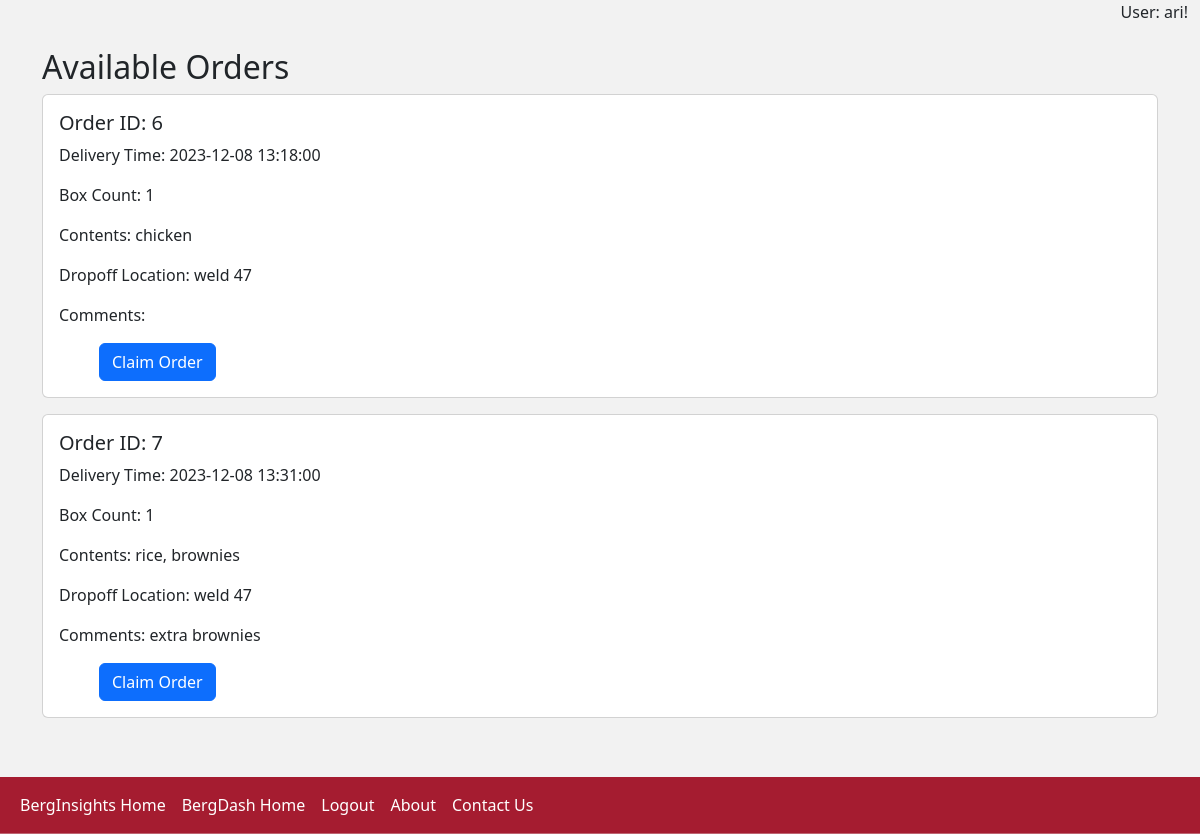
The page /deliver (signed in) on the database as committed earlier.
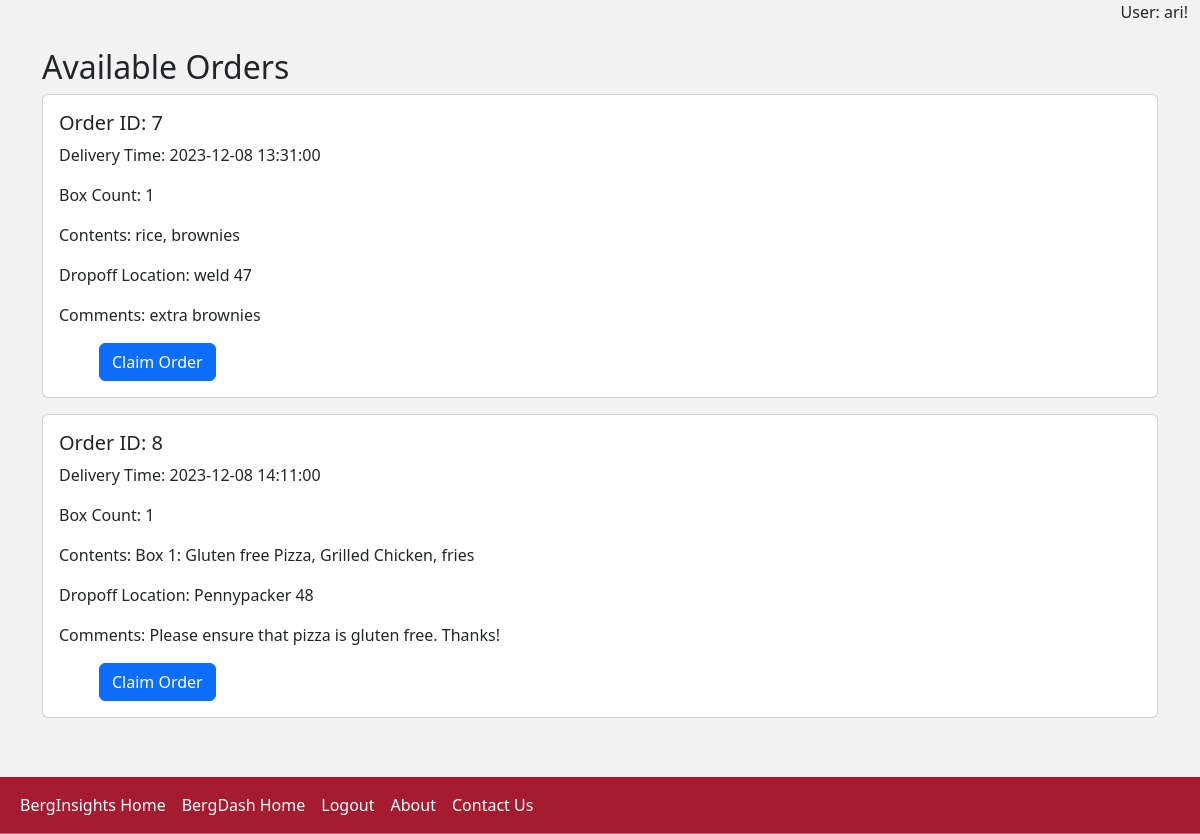
The same page on the database as committed later.
### tables this page shows
CREATE TABLE orders (
    id INTEGER PRIMARY KEY AUTOINCREMENT,
    customer_id INTEGER,
    order_datetime TIMESTAMP DEFAULT CURRENT_TIMESTAMP,
    delivery_datetime TIMESTAMP,
    box_count INTEGER,
    box_contents TEXT,
    dropoff_location TEXT,
    additional_comments TEXT,
    venmo_username TEXT, deliverer_id INTEGER, order_price REAL,
    FOREIGN KEY (customer_id) REFERENCES users(id)
);

### app.py (the view)
@app.route("/deliver")
@login_required
def deliverer():
    conn = get_users_db_connection()
    cur = conn.cursor()
    try:
        orders = cur.execute(
            "SELECT * FROM orders WHERE deliverer_id IS NULL"
        ).fetchall()
    except Exception as e:
        print("SQLite error:", e)
        flash("An error occurred while retrieving orders.", "warning")
        return redirect(url_for("index1"))
    finally:
        cur.close()
        conn.close()
    return render_template("deliverer.html", orders=orders)

### app.py (called while the page is built)
def get_users_db_connection():
    conn = sqlite3.connect("users.db")
    conn.row_factory = sqlite3.Row  # Enables column access by name: row['column_name']
    return conn

def login_required(f):
    @wraps(f)
    def decorated_function(*args, **kwargs):
        if "user_id" not in session:
            flash("You need to be logged in to access this page.", "warning")
            return redirect(url_for("login"))
        return f(*args, **kwargs)
    return decorated_function

@app.after_request
def after_request(response):
    response.headers["Cache-Control"] = "no-cache, no-store, must-revalidate"
    response.headers["Expires"] = 0
    response.headers["Pragma"] = "no-cache"
    return response

@app.context_processor
def inject_username():
    return dict(username=session.get("username", "Guest"))

### templates/deliverer.html (shortened to what this page needs)
{% extends "base.html" %}
{% block content %}
    <div class="container mt-4">
        <h2>Available Orders</h2>
        {% if orders %}
            <div id="orders-container">
                {% for order in orders %}
                    <div class="card mb-3">
                        <div class="card-body">
                            <h5 class="card-title">Order ID: {{ order.id }}</h5>
                            <p class="card-text">Delivery Time: {{ order.delivery_datetime }}</p>
                            <p class="card-text">Box Count: {{ order.box_count }}</p>
                            <p class="card-text">Contents: {{ order.box_contents }}</p>
                            <p class="card-text">Dropoff Location: {{ order.dropoff_location }}</p>
                            <p class="card-text">Comments: {{ order.additional_comments }}</p>
                            <form action="{{ url_for('claim_order', order_id=order.id) }}" method="post">
                                <button type="submit" class="btn btn-primary">Claim Order</button>
                            </form>
                        </div>
                    </div>
                {% endfor %}
            </div>
        {% else %}
            <p>No available orders at the moment.</p>
        {% endif %}
    </div>
{% endblock %}

### templates/base.html (shortened to what this page needs)
<!DOCTYPE html>
<html lang="en">
    <head>
        <link href="https://cdn.jsdelivr.net/npm/bootstrap@5.2.3/dist/css/bootstrap.min.css" rel="stylesheet">
        <link rel="stylesheet" type="text/css" href="{{ url_for('static', filename='styles.css') }}">
    </head>
    <body>
        <div class="container-fluid" style="padding-bottom: 100px;">
            <div class="welcome-message text-end">
                User: {{ username }}!
            </div>
            {% block content %}{% endblock %}
        </div>
<nav class="navbar navbar-expand-lg navbar-light bg-light fixed-bottom">
    <div class="container-fluid">
        <div class="collapse navbar-collapse" id="navbarNav">
            <ul class="navbar-nav">
                <li class="nav-item">
                    <a class="nav-link" href="{{ url_for('index') }}" style="color: white;">BergInsights Home</a>
                </li>
                <li class="nav-item">
                    <a class="nav-link" href="{{ url_for('index1') }}" style="color: white;">BergDash Home</a>
                </li>
                {% if username != 'Guest' %}
                <li class="nav-item">
                    <a class="nav-link" href="{{ url_for('logout') }}" style="color: white;">Logout</a>
                </li>
                {% else %}
                <li class="nav-item">
                    <a class="nav-link" href="{{ url_for('login') }}" style="color: white;">Login/Register</a>
                </li>
                {% endif %}
                <li class="nav-item">
                    <a class="nav-link" href="{{ url_for('faq') }}" style="color: white;">About</a>
                </li>
                <li class="nav-item">
                    <a class="nav-link" href="{{ url_for('contact') }}" style="color: white;">Contact Us</a>
                </li>
            </ul>
        </div>
    </div>
</nav>
    </body>
</html>

### static/styles.css (style rules this page uses)
form { padding-left: 40px; text-align: left; }
.navbar { background-color: #A51C30 !important; border-bottom: 1px solid #ebebeb59!important; }
html { background-color: #F2F2F2 }
body { background-color: #F2F2F2 }

Rows that differ between the two databases and show on the page:
no longer on this page (row edited): orders: id "6", delivery_datetime "2023-12-08 13:18:00", box_count "1", box_contents "chicken", dropoff_location "weld 47"
added orders: id "8", delivery_datetime "2023-12-08 14:11:00", box_count "1", box_contents "Box 1: Gluten free Pizza, Grilled Chicken, fries", dropoff_location "Pennypacker 48", additional_comments "Please ensure that pizza is gluten free. Thanks!"
